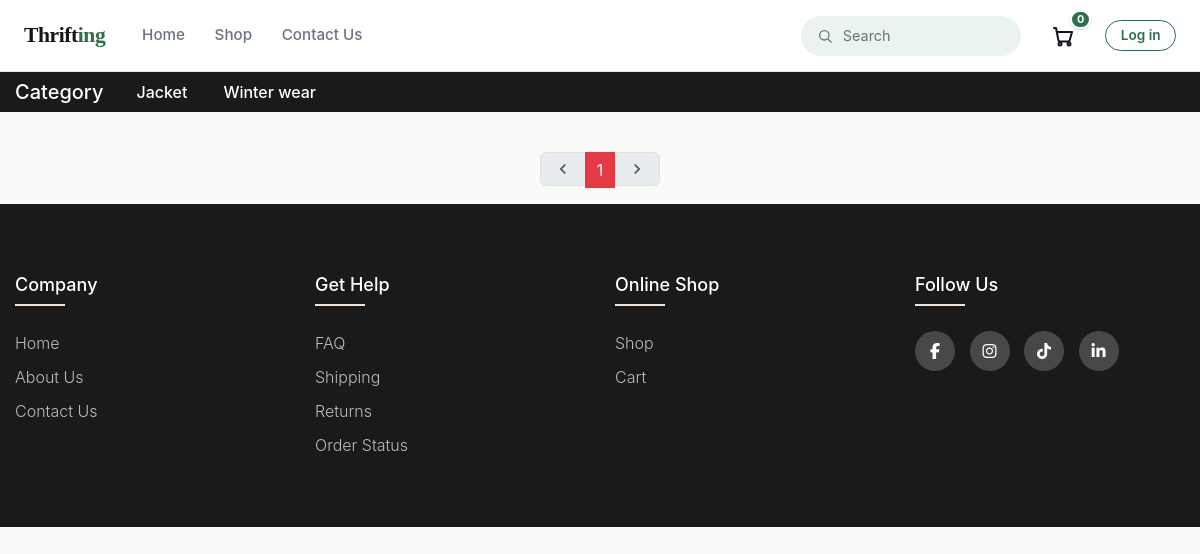
The page /shop/?category=3 on the database as committed earlier.
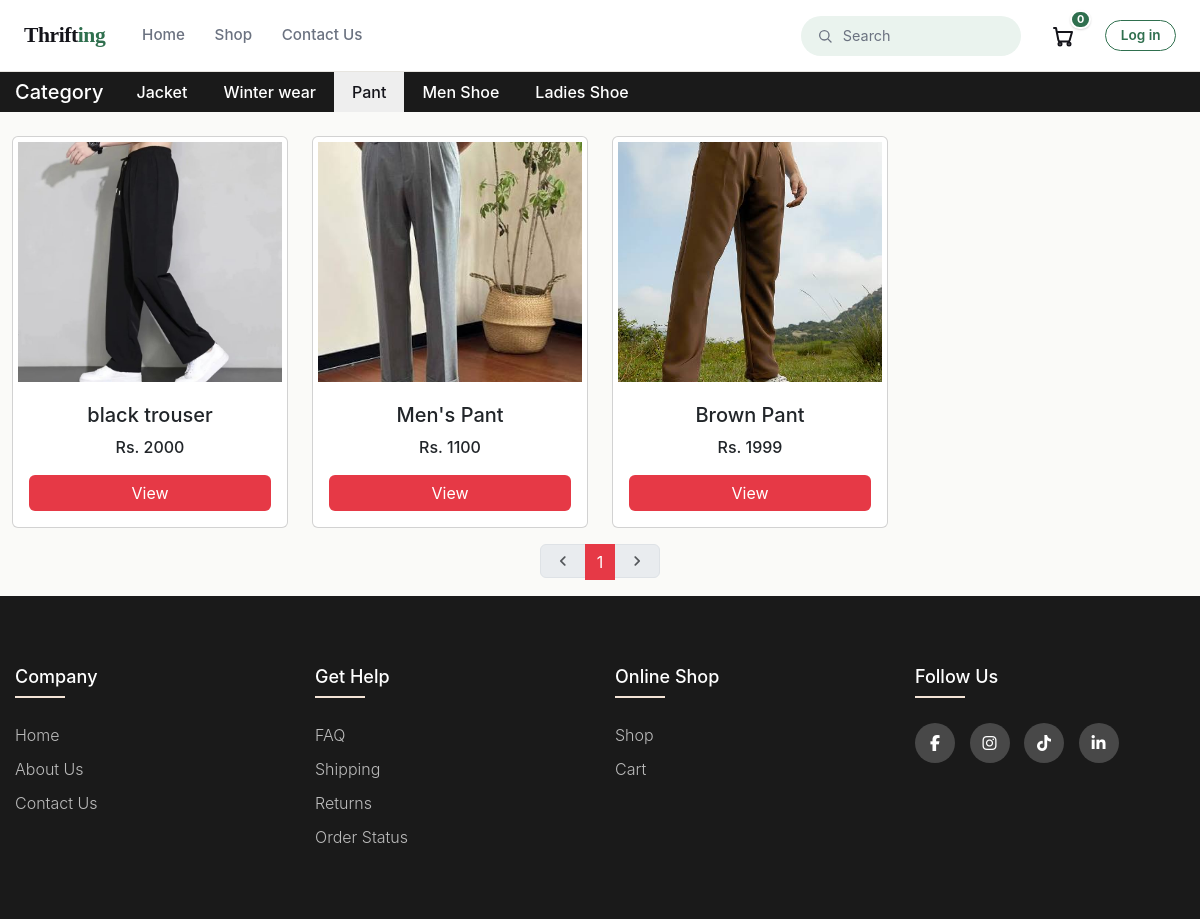
The same page on the database as committed later.
### store/models.py (models this page shows, shortened)
class Category(models.Model):
    category_name = models.CharField(max_length=20)
    def __str__(self):
        return self.category_name

class Product(models.Model):
    product_name = models.CharField(max_length=50)
    category = models.ForeignKey(Category, on_delete=models.CASCADE, null = True, blank = True)
    description = models.CharField(max_length=200)
    price = models.IntegerField(default=0)
    image = models.ImageField(upload_to="store/images", default="")

### store/views.py (the view)
# urls.py: path('shop/', views.shop, name='shop'),
def shop(request):
    categories = Category.objects.all()
    categoryID =  request.GET.get('category')
    if categoryID:
        product_obj = Product.objects.filter(category=categoryID).order_by('?')
    else:
        product_obj = Product.objects.all().order_by('?')
    paginator = Paginator(product_obj,8)
    page_number = request.GET.get('page')
    product_obj = paginator.get_page(page_number)
    params = {
        'category' : categories,
        'product_obj' : product_obj,
    }
    return render(request, 'store/shop.html', params)

### cart/count_processor.py (called while the page is built)
def cart_count_processor(request):
    if request.user.is_authenticated:
        count = Cart.objects.filter(user=request.user).count()
    else:
        count = 0
    return{'cart_count' : count}

### store/templates/store/shop.html (shortened to what the changed rows need)
{%extends 'store/navbar.html'%}
{%load static%}
{%block csslink%}
<link rel="stylesheet" href="{% static 'store/shop.css' %}">
<link href="https://cdn.jsdelivr.net/npm/bootstrap@5.3.8/dist/css/bootstrap.min.css" rel="stylesheet">
<link rel="stylesheet" href="https://cdn.jsdelivr.net/npm/swiper@11/swiper-bundle.min.css"/>
{%endblock%}
{%block body%}
<div class="category-container">
    <div class="category swiper">
        <div class="swiper-wrapper">
            {%for cat in category%}
            <div class="swiper-slide">
                <a href="{% url 'store:shop' %}?category={{cat.id}}" class="category-link {% if request.GET.category == cat.id|stringformat:'s' %}active{% endif %}">{{cat}}</a>
            </div>
            {%endfor%}
        </div>
    </div>
</div>
<div class="container-fluid my-3">
    <div class="row">
        <div class="col-lg-12 mt-2">
            <div class="row row-cols-2 row-cols-md-3 row-cols-lg-4 g-4" id="product-container">
                {%for product in product_obj %}
                <div class="col">
                    <div class="card h-100 w-100">
                        <img src="{{product.image.url}}" class="card-img-top" alt="{{product.product_name}}"/>
                        <div class="card-body d-flex flex-column text-center">
                        <h5 class="card-title">{{product.product_name}}</h5>
                        <p class="card-text">Rs. {{product.price}}</p>
                        <a href="{% url 'store:productDetails' product.product_name|slugify product.id %}" class="btn btn-primary mt-auto">View</a>
                        </div>
                    </div>
                </div>
                {%endfor%}
            </div>
        </div>
    </div>
</div>
<nav aria-label="Page navigation example" class="mt-3">
    <ul class="pagination justify-content-center">
        {% for num in product_obj.paginator.page_range %}
            {% if product_obj.number == num %}
                <li class="page-item active">
                    {% if request.GET.category %}
                        <a class="page-link"
                           style="background-color: #e63946; border: none;"
                           href="?category={{ request.GET.category }}&page={{ num }}">
                            {{ num }}
                        </a>
                    {% else %}
                        <a class="page-link"
                           style="background-color: #e63946; border: none;"
                           href="?page={{ num }}">
                            {{ num }}
                        </a>
                    {% endif %}
                </li>
            {% endif %}
        {% endfor %}
    </ul>
</nav>
{%endblock%}

Rows that differ between the two databases and show on the page:
added Category: category_name "Pant"
added Category: category_name "Men Shoe"
added Category: category_name "Ladies Shoe"
added Product: image (picture), product_name "black trouser", price "2000"
added Product: image (picture), product_name "Men's Pant", price "1100"
added Product: image (picture), product_name "Brown Pant", price "1999"
